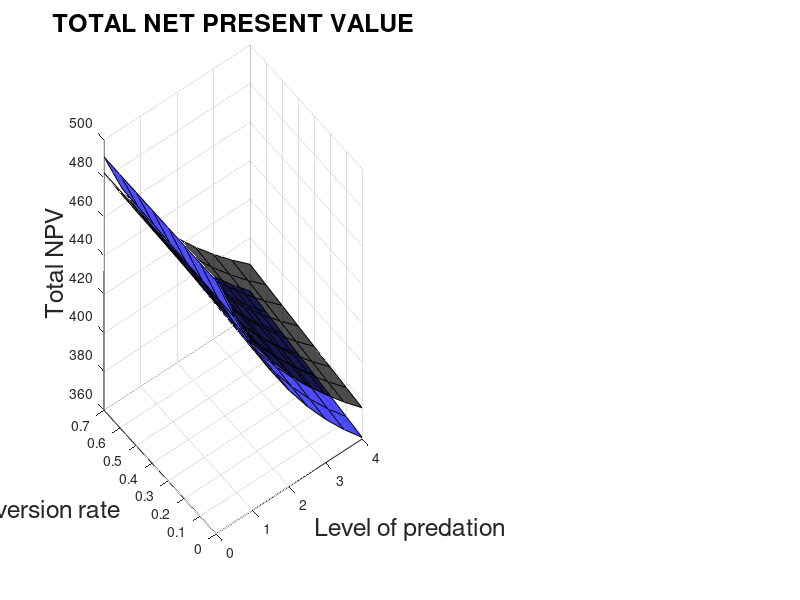

Source code (MATLAB): (Note: this script raises an error after producing the figure.)
SNMI = [0 0.5 1 1.5 2 2.5 3 3.5 4] ;
C = [0 0.1 0.2 0.3 0.4 0.5 0.6 0.7] ;

TOTAL_NPV_MOD0 = [491.2335994	466.1210314	444.7007958	426.1070375	409.7857805	395.3528568	382.5267607	371.0927911	360.8821529	;
491.2335994	466.4739056	445.3384453	426.9813697	410.8607515	396.600334	383.9241157	372.6213859	362.5263322	;
491.2335994	466.8272073	445.9774437	427.8581651	411.9393522	397.8525897	385.3273452	374.1568819	364.1783643	;
491.2335994	467.1809381	446.6177989	428.7374431	413.0216175	399.1096767	386.7365214	375.6993718	365.8383627	;
491.2335994	467.5350993	447.2595187	429.6192232	414.1075825	400.3716487	388.1517182	377.2489503	367.5064429	;
491.2335994	467.8896923	447.902611	430.5035253	415.1972831	401.6385602	389.5730108	378.8057141	369.1827235	;
491.2335994	468.2447186	448.5470839	431.3903693	416.2907556	402.9104669	391.0004758	380.3697621	370.8673258	;
491.2335994	468.6001795	449.1929454	432.2797756	417.3880369	404.1874253	392.4341916	381.9411952	372.5603738	
] 

PREDATOR_NPV_MOD0=[297.0870963	296.7657181	296.173267	295.5714203	295.0504821	294.6389415	294.3408901	294.1502617	294.0571083	;
297.0870963	297.1207996	296.8158871	296.4520489	296.1314362	295.8907249	295.7397719	295.6767937	295.6950554	;
297.0870963	297.4767345	297.4612126	297.3376232	297.2196998	297.1521011	297.1504307	297.2171424	297.3487036	;
297.0870963	297.8335273	298.1092654	298.2282035	298.3153494	298.4232279	298.5730841	298.7715878	299.0183928	;
297.0870963	298.1911823	298.7600704	299.1238476	299.4185038	299.7042675	300.0079573	300.3404186	300.7044741	;
297.0870963	298.5497034	299.4136513	300.0246343	300.5292685	300.9953864	301.4552807	301.923929	302.4073136	;
297.0870963	298.9090945	300.0700333	300.9305763	301.6477592	302.2967565	302.9152906	303.5224249	304.127281	;
297.0870963	299.2693603	300.7292385	301.8417816	302.7740877	303.6085532	304.3882303	305.1362197	305.8647653	
]

PREY_NPV_MOD0=[194.1465032	169.3553133	148.5275287	130.5356171	114.7352984	100.7139154	88.18587057	76.9425294	66.82504465	;
194.1465032	169.353106	148.5225582	130.5293207	114.7293153	100.7096091	88.18434386	76.9445922	66.83127676	;
194.1465032	169.3504728	148.5162311	130.5205419	114.7196524	100.7004886	88.17691446	76.93973941	66.8296608	;
194.1465032	169.3474108	148.5085335	130.5092396	114.7062681	100.6864489	88.1634373	76.92778397	66.81996989	;
194.1465032	169.3439171	148.4994483	130.4953756	114.6890787	100.6673812	88.14376086	76.90853171	66.80196879	;
194.1465032	169.3399889	148.4889597	130.478891	114.6680146	100.6431738	88.11773008	76.88178516	66.77540999	;
194.1465032	169.3356241	148.4770506	130.459793	114.6429964	100.6137104	88.08518523	76.8473372	66.74004478	;
194.1465032	169.3308192	148.4637069	130.4379939	114.6139492	100.5788721	88.04596136	76.80497553	66.69560841	
]

PREDATOR_HARVEST_MOD0=[1134.428131	1140.188443	1143.509837	1145.57107	1146.901274	1147.769292	1148.323455	1148.650728	1148.803757	;
1134.428144	1141.462375	1145.802525	1148.700143	1150.729746	1152.190284	1153.251294	1154.015021	1154.545571	;
1134.428073	1142.73962	1148.105571	1151.847988	1154.585624	1156.647132	1158.222901	1159.430376	1160.345088	;
1134.428123	1144.020192	1150.419076	1155.014828	1158.469371	1161.140457	1163.23912	1164.897862	1166.203606	;
1134.428162	1145.304108	1152.74313	1158.200903	1162.381385	1165.670895	1168.300813	1170.418578	1172.122464	;
1134.428149	1146.591388	1155.07783	1161.406397	1166.322099	1170.239094	1173.408867	1175.99366	1178.103037	;
1134.428146	1147.88205	1157.423271	1164.631694	1170.291943	1174.845716	1178.564193	1181.624272	1184.146755	;
1134.428143	1149.17611	1159.77956	1167.876906	1174.291366	1179.491442	1183.767724	1187.311619	1190.255083	
]

PREY_HARVEST_MOD0=[522.3897842	464.9717674	416.989523	375.5101973	338.893211	306.107356	276.4509189	249.4198194	224.6362449	;
522.3898546	464.8284365	416.7074263	375.1018048	338.3724034	305.4872328	275.7439166	248.6373494	223.7888213	;
522.3897726	464.6841203	416.4221489	374.6875335	337.842665	304.8555347	275.0226643	247.8381005	222.9222777	;
522.3898571	464.5388107	416.1336586	374.2672907	337.3041317	304.2120248	274.2868163	247.0216426	222.0360944	;
522.3898045	464.3925008	415.841917	373.8409897	336.7565275	303.5564534	273.5360284	246.1875338	221.1297337	;
522.3897865	464.2451863	415.5468875	373.4084915	336.1996992	302.8885697	272.7699492	245.3353134	220.20262	;
522.3897822	464.0968632	415.2485321	372.969808	335.6334537	302.2081079	271.9882023	244.464509	219.2541899	;
522.3897839	463.9475221	414.9468254	372.5247531	335.0576252	301.5147939	271.1904213	243.5746312	218.2838306	
]

PREDATOR_SSB_MOD0=[5000.268046	4838.75121	4732.789745	4660.220904	4609.73702	4574.892483	4551.732382	4537.682621	4531.0118	;
5000.267697	4843.752071	4741.265277	4671.280145	4622.79789	4589.547648	4567.673666	4554.668701	4548.844314	;
5000.269557	4848.766342	4749.779821	4682.405659	4635.953009	4604.31938	4583.752416	4571.810631	4566.848762	;
5000.268256	4853.794156	4758.33349	4693.598478	4649.201343	4619.209535	4599.971177	4589.111685	4585.02895	;
5000.267234	4858.835613	4766.92678	4704.859251	4662.545288	4634.220075	4616.33273	4606.575324	4603.388842	;
5000.267566	4863.890715	4775.560029	4716.190827	4675.985965	4649.353064	4632.839878	4624.204869	4621.932807	;
5000.26765	4868.959439	4784.23369	4727.588773	4689.525177	4664.610704	4649.495462	4642.003997	4640.664841	;
5000.267738	4874.041949	4792.947823	4739.058951	4703.164256	4679.995237	4666.302504	4659.976363	4659.589566	
]

PREY_SSB_MOD0=[1614.691063	1426.016726	1279.29087	1159.792776	1059.51554	973.5616932	898.692916	832.6437441	773.7623366	;
1614.689838	1427.842574	1282.178026	1163.315224	1063.413639	977.6702196	902.9019086	836.8792096	777.9742762	;
1614.691264	1429.674438	1285.082038	1166.865577	1067.350413	981.8246043	907.163223	841.1721458	782.2475532	;
1614.689794	1431.512361	1288.003087	1170.444151	1071.324858	986.0256482	911.4779813	845.5237954	786.5835931	;
1614.690709	1433.356377	1290.941314	1174.051317	1075.338131	990.274195	915.8472161	849.9353999	790.9838551	;
1614.691023	1435.206501	1293.896884	1177.687283	1079.390809	994.5710569	920.2719877	854.4083324	795.4498614	;
1614.691098	1437.062748	1296.869946	1181.352955	1083.483565	998.9170951	924.7534805	858.9439147	799.9831692	;
1614.691069	1438.925174	1299.860606	1185.048106	1087.616995	1003.313204	929.2927576	863.5435551	804.5853916	
]

PREDATOR_CPUE_MOD0=[2.542146825	2.366100486	2.251063121	2.172501566	2.117961011	2.080372184	2.055413832	2.040283398	2.033102203	;
2.542146443	2.369216539	2.256098851	2.17881906	2.125177692	2.088242111	2.063761568	2.048978987	2.042042005	;
2.542148476	2.372341278	2.261158456	2.185174859	2.132447253	2.096173741	2.072179102	2.057750783	2.051063047	;
2.542147054	2.375474815	2.266241893	2.191569672	2.139767859	2.104167966	2.080667662	2.066600383	2.060167077	;
2.542145938	2.37861723	2.271349532	2.198003782	2.147141344	2.112225769	2.089228693	2.075529532	2.069355947	;
2.5421463	2.381768495	2.276481566	2.204479849	2.154568158	2.120348213	2.097863622	2.084539759	2.078631861	;
2.542146392	2.384928554	2.281638315	2.210992642	2.162049466	2.128536486	2.106573869	2.093632921	2.087996545	;
2.542146489	2.388097553	2.286819671	2.217548071	2.169585912	2.136791787	2.115361014	2.102810786	2.097452316	
]

PREY_CPUE_MOD0=[1.212775191	1.050357664	0.926465004	0.827364921	0.74561277	0.676671602	0.617553992	0.566179711	0.521039871	;
1.212774046	1.052051456	0.929124465	0.830587907	0.749156704	0.680383912	0.621334432	0.569961801	0.524779405	;
1.212775379	1.053751081	0.93180021	0.833837734	0.75273765	0.684139975	0.625164598	0.573798296	0.528576784	;
1.212774005	1.055456582	0.93449241	0.837114715	0.756354718	0.687940572	0.629045574	0.577690399	0.532433385	;
1.212774861	1.057167991	0.937201207	0.840419212	0.760009008	0.691786525	0.632978366	0.581639319	0.536350623	;
1.212775154	1.058885326	0.939926764	0.843751452	0.763701085	0.695678629	0.636964009	0.585646384	0.540329973	;
1.212775224	1.060608601	0.942669227	0.847112255	0.767431604	0.699617725	0.641003654	0.589712881	0.54437294	;
1.212775197	1.06233787	0.945428704	0.850501471	0.771201151	0.703604688	0.645098341	0.593840177	0.548481091	
]



TOTAL_NPV_MOD1 = [482.9438784	463.299497	446.4080819	431.5440538	418.2626226	406.2671646	395.3479567	385.3501842	376.1557246	;
482.9438784	463.5838471	446.9284411	432.2665414	419.1618823	407.3233462	396.5449966	386.6747461	377.596506	;
482.9438784	463.8684911	447.4497486	432.9908001	420.0638103	408.3831163	397.7465399	388.0047043	379.0435447	;
482.9438784	464.1534295	447.9720089	433.7168415	420.9684275	409.4465078	398.9526332	389.3401201	380.4969174	;
482.9438784	464.4386632	448.4952264	434.4446771	421.8757553	410.5135543	400.1633238	390.6810557	381.9567023	;
482.9438784	464.724193	449.0194058	435.1743185	422.7858154	411.5842896	401.3786595	392.0275745	383.4229791	;
482.9438784	465.0100197	449.5445515	435.9057774	423.6986297	412.6587482	402.5986893	393.3797413	384.8958293	;
482.9438784	465.2961439	450.0706682	436.6390657	424.6142204	413.7369652	403.8234628	394.7376217	386.375336	
] 

PREDATOR_NPV_MOD1=[288.7973753	288.2600842	287.1712064	285.9316796	284.708974	283.5778686	282.571691	281.7037805	280.97755	;
288.7973753	288.549978	287.7074574	286.6807792	285.644336	284.6778578	283.8182715	283.0817034	282.4736594	;
288.7973753	288.840439	288.2455585	287.4333571	286.5849589	285.784933	285.0737868	284.4703441	283.9822017	;
288.7973753	289.1314693	288.7855223	288.1894475	287.5309228	286.8992137	286.3383751	285.869887	285.5034101	;
288.7973753	289.4230791	289.3273625	288.9490808	288.4822615	288.0207998	287.612181	287.2805265	287.0375269	;
288.7973753	289.7152543	289.871091	289.7123106	289.4390659	289.1497954	288.8953518	288.7024552	288.584799	;
288.7973753	290.0080005	290.4167313	290.4791454	290.4013951	290.2863036	290.1880406	290.1358757	290.145482	;
288.7973753	290.3013295	290.9642801	291.2496369	291.3693193	291.4304368	291.4903995	291.5809891	291.7198373	
]

PREY_NPV_MOD1=[194.1465032	175.0394128	159.2368754	145.6123742	133.5536486	122.6892961	112.7762657	103.6464037	95.17817458	;
194.1465032	175.0338691	159.2209837	145.5857621	133.5175463	122.6454884	112.7267251	103.5930427	95.12284661	;
194.1465032	175.0280521	159.2041901	145.557443	133.4788514	122.5981833	112.6727531	103.5343602	95.06134302	;
194.1465032	175.0219602	159.1864866	145.527394	133.4375046	122.5472941	112.6142582	103.4702331	94.99350735	;
194.1465032	175.0155841	159.1678639	145.4955963	133.3934938	122.4927545	112.5511427	103.4005292	94.91917542	;
194.1465032	175.0089387	159.1483148	145.4620078	133.3467495	122.4344942	112.4833077	103.3251193	94.83818014	;
194.1465032	175.0020191	159.1278202	145.426632	133.2972346	122.3724446	112.4106487	103.2438655	94.75034733	;
194.1465032	174.9948144	159.1063881	145.3894288	133.2449011	122.3065284	112.3330634	103.1566326	94.65549866	
]

PREDATOR_HARVEST_MOD1=[1011.208382	1010.436757	1008.325483	1005.871405	1003.461514	1001.254019	999.3109622	997.6512582	996.2742748	;
1011.208386	1011.452824	1010.184932	1008.44943	1006.663285	1005.004732	1003.549734	1002.327433	1001.344717	;
1011.208385	1012.471118	1012.051548	1011.040794	1009.885079	1008.78227	1007.822121	1007.043779	1006.46162	;
1011.208382	1013.49165	1013.925382	1013.645631	1013.127179	1012.587061	1012.128668	1011.801014	1011.625886	;
1011.20838	1014.514443	1015.80649	1016.264072	1016.389776	1016.419499	1016.469936	1016.599887	1016.838449	;
1011.208388	1015.539476	1017.694923	1018.896294	1019.673182	1020.279993	1020.846501	1021.44115	1022.100265	;
1011.208388	1016.566763	1019.590755	1021.542382	1022.977643	1024.168951	1025.258954	1026.325587	1027.412318	;
1011.208387	1017.596334	1021.494007	1024.202512	1026.303433	1028.086806	1029.707895	1031.253989	1032.775622	
]

PREY_HARVEST_MOD1=[522.3897654	479.7985536	444.8912275	414.8704512	388.2515401	364.1503573	341.9964953	321.3994992	302.0790007	;
522.3897682	479.67786	444.6430976	414.4994124	387.7655934	363.5583827	341.3075056	320.6220295	301.2212486	;
522.3897625	479.5565187	444.392798	414.1242113	387.2732781	362.9577782	340.6074917	319.8312603	300.3479857	;
522.3897674	479.4345332	444.1403056	413.7447964	386.7744233	362.34831	339.8962387	319.0269015	299.4588508	;
522.3898167	479.3117832	443.8855991	413.3611367	386.2690605	361.7298284	339.173522	318.2086281	298.5534526	;
522.3897879	479.1884644	443.6286658	412.9730737	385.7569897	361.1021695	338.4390969	317.3761433	297.6314015	;
522.3898418	479.0644965	443.3694318	412.5806959	385.2381299	360.4651714	337.6927233	316.5291129	296.6922762	;
522.389787	478.939849	443.1079603	412.1838736	384.7123707	359.8186521	336.9341653	315.667235	295.7356579	
]

PREDATOR_SSB_MOD1=[3547.824659	3285.825285	3102.252264	2966.769721	2863.603446	2783.557899	2720.857399	2671.6732	2633.371837	;
3547.822346	3290.170741	3109.510292	2976.132833	2874.565988	2795.78154	2734.100674	2685.759807	2648.164812	;
3547.823078	3294.526667	3116.798676	2985.547806	2885.600945	2808.095816	2747.452886	2699.970255	2663.094477	;
3547.824279	3298.893115	3124.117501	2995.015156	2896.710424	2820.503312	2760.915569	2714.306592	2678.163364	;
3547.825627	3303.27177	3131.467055	3004.535009	2907.89298	2833.005209	2774.490507	2728.771209	2693.374231	;
3547.821434	3307.659088	3138.847317	3014.109538	2919.151424	2845.602878	2788.179457	2743.366204	2708.729822	;
3547.821292	3312.055787	3146.259741	3023.736809	2930.486069	2858.297476	2801.984397	2758.093994	2724.233045	;
3547.821674	3316.464133	3153.702378	3033.418784	2941.898023	2871.090693	2815.907086	2772.956754	2739.886857	
]

PREY_SSB_MOD1=[1614.691391	1473.820573	1364.739696	1275.272757	1199.131978	1132.649811	1073.499031	1020.107578	971.3607572	;
1614.691342	1475.301957	1367.164892	1278.338621	1202.648887	1136.490183	1077.572473	1024.347976	975.7186187	;
1614.69144	1476.787396	1369.601971	1281.425155	1206.194925	1140.367509	1081.690114	1028.63903	980.1330248	;
1614.691355	1478.276806	1372.0511	1284.532562	1209.770658	1144.282453	1085.852721	1032.981691	984.6050497	;
1614.690498	1479.771561	1374.51236	1287.660961	1213.376148	1148.235553	1090.061019	1037.376991	989.1358552	;
1614.690999	1481.269511	1376.985819	1290.811091	1217.011945	1152.227376	1094.315891	1041.825886	993.7265863	;
1614.690061	1482.771638	1379.471852	1293.98253	1220.678464	1156.258561	1098.618074	1046.32944	998.3785128	;
1614.691015	1484.277938	1381.970165	1297.175785	1224.376077	1160.329679	1102.968368	1050.88859	1003.092857	
]

PREDATOR_CPUE_MOD1=[3.204504695	2.914187076	2.711361056	2.561997562	2.448456319	2.360481029	2.291644366	2.237694088	2.195710552	;
3.204502127	2.918411213	2.718324148	2.57087687	2.458745453	2.371847338	2.303854592	2.250581466	2.209147726	;
3.204502939	2.922645646	2.725316703	2.579805908	2.469103243	2.383298571	2.316166116	2.263582869	2.222709518	;
3.204504272	2.926890428	2.732338786	2.588785169	2.479531864	2.394837349	2.328580319	2.276700147	2.236398206	;
3.204505769	2.931147414	2.739390683	2.597814714	2.490029591	2.406464753	2.341098852	2.289935518	2.250216306	;
3.204501115	2.935412682	2.74647234	2.606896855	2.500599368	2.418182064	2.353723327	2.303290867	2.264166303	;
3.204500958	2.939687019	2.75358533	2.616029389	2.511241395	2.429990325	2.366455595	2.316768417	2.278250848	;
3.204501382	2.943972927	2.760727471	2.625214393	2.521956739	2.441891159	2.379297253	2.330370119	2.292472629	
]

PREY_CPUE_MOD1=[1.212775498	1.091229996	0.998416369	0.923238666	0.859994922	0.805372393	0.757276036	0.714294874	0.675431384	;
1.212775452	1.09260956	1.000667527	0.92607596	0.863240304	0.808906389	0.761014178	0.718175521	0.679408434	;
1.212775544	1.093993056	1.002930183	0.928933203	0.866513737	0.812475888	0.764794697	0.722104625	0.683439434	;
1.212775464	1.095380407	1.005204494	0.931810595	0.869815774	0.816081545	0.768618344	0.726083112	0.687525437	;
1.212774663	1.096772895	1.007490542	0.934708255	0.873146477	0.81972389	0.772485829	0.730111989	0.691667578	;
1.212775131	1.098168513	1.009788394	0.93762689	0.876506391	0.82340348	0.77639801	0.734192192	0.695866981	;
1.212774255	1.099568177	1.012098409	0.940566109	0.879895919	0.827120935	0.780355618	0.738324761	0.700124886	;
1.212775146	1.10097189	1.01442031	0.943526402	0.883315429	0.830876823	0.784359432	0.742510617	0.704442492	
]

%%%%%%%%%%%%%%%%%%%%%%%%%
%%%%%%%%%%%%%%%%%%%%%%%%%
%%%%%%%%%%%%%%%%%%%%%%%%%
%%%%%%%%%%%%%%%%%%%%%%%%%

figure 
subplot(7,2,[1,3,5,7,9,11,13]);
surf(SNMI,C,TOTAL_NPV_MOD0,'FaceColor','b','FaceAlpha',0.7)
hold on
surf(SNMI,C,TOTAL_NPV_MOD1,'FaceColor','k', 'FaceAlpha',0.7)
title('TOTAL NET PRESENT VALUE','FontSize',18)
xlabel('Level of predation','FontSize',18)
ylabel('Conversion rate','FontSize',18)
zlabel('Total NPV','FontSize',18)
ax = gca; 
ax.FontSize = 18; 
hold off

subplot(7,2,[2,4,6]);
surf(SNMI,C,PREDATOR_NPV_MOD0,'FaceColor','b','FaceAlpha',0.7)
hold on
surf(SNMI,C,PREDATOR_NPV_MOD1,'FaceColor','k', 'FaceAlpha',0.7)
title('PREDATOR NET PRESENT VALUE','FontSize',18)
xlabel('Level of predation','FontSize',18)
ylabel('Conversion rate','FontSize',18)
zlabel('Predator NPV','FontSize',18)
ax = gca; 
ax.FontSize = 18; 
hold off

subplot(7,2,[10,12,14]);
surf(SNMI,C,PREY_NPV_MOD0,'FaceColor','b','FaceAlpha',0.7)
hold on
surf(SNMI,C,PREY_NPV_MOD1,'FaceColor','k', 'FaceAlpha',0.7)
title('PREY NET PRESENT VALUE','FontSize',18)
xlabel('Level of predation','FontSize',18)
ylabel('Conversion rate','FontSize',18)
zlabel('Prey NPV','FontSize',18)
ax = gca; 
ax.FontSize = 18; 
sgtitle('SELECTIVITY MODE 1 (BLUE SURFACE) VS. SELECTIVITY MODE 2 (BLACK SURFACE)','FontSize',18,'fontweight','bold') 
hold off

%%%%%%%%%%%%%%%%%%%%%%%%%%%%%%%%%%%%%%%%%

figure
subplot(2,2,1);
surf(SNMI,C,PREDATOR_HARVEST_MOD0,'FaceColor','b','FaceAlpha',0.7)
hold on
surf(SNMI,C,PREDATOR_HARVEST_MOD1,'FaceColor','k', 'FaceAlpha',0.7)
title('PREDATOR HARVEST','FontSize',18)
xlabel('Level of predation','FontSize',18)
ylabel('Conversion rate','FontSize',18)
zlabel('Predator harvest','FontSize',18)
ax = gca; 
ax.FontSize = 18; 
hold off

subplot(2,2,2);
surf(SNMI,C,PREY_HARVEST_MOD0,'FaceColor','b','FaceAlpha',0.7)
hold on
surf(SNMI,C,PREY_HARVEST_MOD1,'FaceColor','k', 'FaceAlpha',0.7)
title('PREY HARVEST','FontSize',18)
xlabel('Level of predation','FontSize',18)
ylabel('Conversion rate','FontSize',18)
zlabel('Prey harvest','FontSize',18)
ax = gca; 
ax.FontSize = 18; 
hold off

subplot(2,2,3); 
surf(SNMI,C,PREDATOR_SSB_MOD0,'FaceColor','b','FaceAlpha',0.7)
hold on
surf(SNMI,C,PREDATOR_SSB_MOD1,'FaceColor','k', 'FaceAlpha',0.7)
title('PREDATOR SSB','FontSize',18)
xlabel('Level of predation','FontSize',18)
ylabel('Conversion rate','FontSize',18)
zlabel('Predator SSB','FontSize',18)
ax = gca; 
ax.FontSize = 18; 
hold off

subplot(2,2,4);
surf(SNMI,C,PREY_SSB_MOD0,'FaceColor','b','FaceAlpha',0.7)
hold on
surf(SNMI,C,PREY_SSB_MOD1,'FaceColor','k', 'FaceAlpha',0.7)
title('PREY SSB','FontSize',18)
xlabel('Level of predation','FontSize',18)
ylabel('Conversion rate','FontSize',18)
zlabel('Prey SSB','FontSize',18)
ax = gca; 
ax.FontSize = 18; 
hold off

%%%%%%%%%%%%%%%%%%%%%%%%%
%%%%%%%%%%%%%%%%%%%%%%%%%
%%%%%%%%%%%%%%%%%%%%%%%%%

% figure 
% colormap winter
% subplot(3,3,1);
% surf(SNMI,C,TOTAL_NPV_MOD0,'FaceAlpha',0.7)
% title('TOTAL NET PRESENT VALUE')
% xlabel('Level of predation')
% ylabel('Conversion rate')
% zlabel('Total NPV')
% 
% 
% subplot(3,3,2);
% surf(SNMI,C,PREDATOR_NPV_MOD0,'FaceAlpha',0.7)
% title('PREDATOR NET PRESENT VALUE')
% xlabel('Level of predation')
% ylabel('Conversion rate')
% zlabel('Predator NPV')
% 
% subplot(3,3,3);
% surf(SNMI,C,PREY_NPV_MOD0,'FaceAlpha',0.7)
% title('PREY NET PRESENT VALUE')
% xlabel('Level of predation')
% ylabel('Conversion rate')
% zlabel('Prey NPV')
% 
% subplot(3,3,4);
% surf(SNMI,C,PREDATOR_HARVEST_MOD0,'FaceAlpha',0.7)
% title('PREDATOR HARVEST')
% xlabel('Level of predation')
% ylabel('Conversion rate')
% zlabel('Predator harvest')
% 
% 
% subplot(3,3,5);
% surf(SNMI,C,PREY_HARVEST_MOD0,'FaceAlpha',0.7)
% title('PREY HARVEST')
% xlabel('Level of predation')
% ylabel('Conversion rate')
% zlabel('Prey harvest')
% 
% 
% subplot(3,3,6); 
% surf(SNMI,C,PREDATOR_SSB_MOD0,'FaceAlpha',0.7)
% title('PREDATOR SSB')
% xlabel('Level of predation')
% ylabel('Conversion rate')
% zlabel('Predator SSB')
% 
% 
% subplot(3,3,7);
% surf(SNMI,C,PREY_SSB_MOD0,'FaceAlpha',0.7)
% title('PREY SSB')
% xlabel('Level of predation')
% ylabel('Conversion rate')
% zlabel('Prey SSB')
% 
% 
% subplot(3,3,8);
% surf(SNMI,C,PREDATOR_CPUE_MOD0,'FaceAlpha',0.7)
% title('PREDATOR CPUE')
% xlabel('Level of predation')
% ylabel('Conversion rate')
% zlabel('Predator CPUE')
% 
% subplot(3,3,9);
% surf(SNMI,C,PREY_CPUE_MOD0,'FaceAlpha',0.7)
% title('PREY CPUE')
% xlabel('Level of predation')
% ylabel('Conversion rate')
% zlabel('Prey CPUE')
% 
% sgtitle('SELECTIVITY MODE 1') 
% 
% 
% %%%%%%%%%%%%%%%%%%%%%%%%
% %%%%%%%%%%%%%%%%%%%%%%%%
% 
% figure 
% colormap summer
% subplot(3,3,1);
% surf(SNMI,C,TOTAL_NPV_MOD1,'FaceAlpha',0.7)
% title('TOTAL NET PRESENT VALUE')
% xlabel('Level of predation')
% ylabel('Conversion rate')
% zlabel('Total NPV')
% 
% subplot(3,3,2);
% surf(SNMI,C,PREDATOR_NPV_MOD1,'FaceAlpha',0.7)
% title('PREDATOR NET PRESENT VALUE')
% xlabel('Level of predation')
% ylabel('Conversion rate')
% zlabel('Predator NPV')
% 
% subplot(3,3,3);
% surf(SNMI,C,PREY_NPV_MOD1,'FaceAlpha',0.7)
% title('PREY NET PRESENT VALUE')
% xlabel('Level of predation')
% ylabel('Conversion rate')
% zlabel('Prey NPV')
% 
% subplot(3,3,4);
% surf(SNMI,C,PREDATOR_HARVEST_MOD1,'FaceAlpha',0.7)
% title('PREDATOR HARVEST')
% xlabel('Level of predation')
% ylabel('Conversion rate')
% zlabel('Predator harvest')
% 
% subplot(3,3,5);
% surf(SNMI,C,PREY_HARVEST_MOD1,'FaceAlpha',0.7)
% title('PREY HARVEST')
% xlabel('Level of predation')
% ylabel('Conversion rate')
% zlabel('Prey harvest')
% 
% subplot(3,3,6); 
% surf(SNMI,C,PREDATOR_SSB_MOD1,'FaceAlpha',0.7)
% title('PREDATOR SSB')
% xlabel('Level of predation')
% ylabel('Conversion rate')
% zlabel('Predator SSB')
% 
% subplot(3,3,7);
% surf(SNMI,C,PREY_SSB_MOD1,'FaceAlpha',0.7)
% title('PREY SSB')
% xlabel('Level of predation')
% ylabel('Conversion rate')
% zlabel('Prey SSB')
% 
% subplot(3,3,8);
% surf(SNMI,C,PREDATOR_CPUE_MOD1,'FaceAlpha',0.7)
% title('PREDATOR CPUE')
% xlabel('Level of predation')
% ylabel('Conversion rate')
% zlabel('Predator CPUE')
% 
% subplot(3,3,9);
% surf(SNMI,C,PREY_CPUE_MOD1,'FaceAlpha',0.7)
% title('PREY CPUE')
% xlabel('Level of predation')
% ylabel('Conversion rate')
% zlabel('Prey CPUE')
% 
% sgtitle('SELECTIVITY MODE 2') 
% 
% %%%%%%%%%%%%%%%%%%%%%%%%
% %%%%%%%%%%%%%%%%%%%%%%%%
% 
% 
% figure 
% subplot(3,3,1);
% surf(SNMI,C,TOTAL_NPV_MOD0,'FaceColor','b','FaceAlpha',0.7)
% hold on
% surf(SNMI,C,TOTAL_NPV_MOD1,'FaceColor','k', 'FaceAlpha',0.7)
% legend('Selectivity mode 1', 'Selectivity mode 2')
% title('TOTAL NET PRESENT VALUE')
% xlabel('Level of predation')
% ylabel('Conversion rate')
% zlabel('Total NPV')
% hold off
% 
% subplot(3,3,2);
% surf(SNMI,C,PREDATOR_NPV_MOD0,'FaceColor','b','FaceAlpha',0.7)
% hold on
% surf(SNMI,C,PREDATOR_NPV_MOD1,'FaceColor','k', 'FaceAlpha',0.7)
% legend('Selectivity mode 1', 'Selectivity mode 2')
% title('PREDATOR NET PRESENT VALUE')
% xlabel('Level of predation')
% ylabel('Conversion rate')
% zlabel('Predator NPV')
% hold off
% 
% subplot(3,3,3);
% surf(SNMI,C,PREY_NPV_MOD0,'FaceColor','b','FaceAlpha',0.7)
% hold on
% surf(SNMI,C,PREY_NPV_MOD1,'FaceColor','k', 'FaceAlpha',0.7)
% legend('Selectivity mode 1', 'Selectivity mode 2')
% title('PREY NET PRESENT VALUE')
% xlabel('Level of predation')
% ylabel('Conversion rate')
% zlabel('Prey NPV')
% hold off
% 
% subplot(3,3,4);
% surf(SNMI,C,PREDATOR_HARVEST_MOD0,'FaceColor','b','FaceAlpha',0.7)
% hold on
% surf(SNMI,C,PREDATOR_HARVEST_MOD1,'FaceColor','k', 'FaceAlpha',0.7)
% legend('Selectivity mode 1', 'Selectivity mode 2')
% title('PREDATOR HARVEST')
% xlabel('Level of predation')
% ylabel('Conversion rate')
% zlabel('Predator harvest')
% hold off
% 
% subplot(3,3,5);
% surf(SNMI,C,PREY_HARVEST_MOD0,'FaceColor','b','FaceAlpha',0.7)
% hold on
% surf(SNMI,C,PREY_HARVEST_MOD1,'FaceColor','k', 'FaceAlpha',0.7)
% legend('Selectivity mode 1', 'Selectivity mode 2')
% title('PREY HARVEST')
% xlabel('Level of predation')
% ylabel('Conversion rate')
% zlabel('Prey harvest')
% hold off
% 
% subplot(3,3,6); 
% surf(SNMI,C,PREDATOR_SSB_MOD0,'FaceColor','b','FaceAlpha',0.7)
% hold on
% surf(SNMI,C,PREDATOR_SSB_MOD1,'FaceColor','k', 'FaceAlpha',0.7)
% legend('Selectivity mode 1', 'Selectivity mode 2')
% title('PREDATOR SSB')
% xlabel('Level of predation')
% ylabel('Conversion rate')
% zlabel('Predator SSB')
% hold off
% 
% subplot(3,3,7);
% surf(SNMI,C,PREY_SSB_MOD0,'FaceColor','b','FaceAlpha',0.7)
% hold on
% surf(SNMI,C,PREY_SSB_MOD1,'FaceColor','k', 'FaceAlpha',0.7)
% legend('Selectivity mode 1', 'Selectivity mode 2')
% title('PREY SSB')
% xlabel('Level of predation')
% ylabel('Conversion rate')
% zlabel('Prey SSB')
% hold off
% 
% subplot(3,3,8);
% surf(SNMI,C,PREDATOR_CPUE_MOD0,'FaceColor','b','FaceAlpha',0.7)
% hold on
% surf(SNMI,C,PREDATOR_CPUE_MOD1,'FaceColor','k', 'FaceAlpha',0.7)
% legend('Selectivity mode 1', 'Selectivity mode 2')
% title('PREDATOR CPUE')
% xlabel('Level of predation')
% ylabel('Conversion rate')
% zlabel('Predator CPUE')
% hold off
% 
% subplot(3,3,9);
% surf(SNMI,C,PREY_CPUE_MOD0, 'FaceColor','b','FaceAlpha',0.7)
% hold on
% surf(SNMI,C,PREY_CPUE_MOD1,'FaceColor','k', 'FaceAlpha',0.7)
% legend('Selectivity mode 1', 'Selectivity mode 2')
% title('PREY CPUE')
% xlabel('Level of predation')
% ylabel('Conversion rate')
% zlabel('Prey CPUE')
% hold off
% 
% sgtitle('SELECTIVITY MODE 1 VS. SELECTIVITY MODE 2') 
% 
% %%%%%%%%%%%%%%%%%%%%%%%%%%%
% %%%%%%%%%%%%%%%%%%%%%%%%%%%
% 
% 
% figure
% surf(SNMI,C,TOTAL_NPV_MOD0,'FaceColor','b','FaceAlpha',0.7)
% hold on
% surf(SNMI,C,TOTAL_NPV_MOD1,'FaceColor','k', 'FaceAlpha',0.7)
% legend('Selectivity mode 1', 'Selectivity mode 2')
% title('TOTAL NET PRESENT VALUE')
% xlabel('Level of predation')
% ylabel('Conversion rate')
% zlabel('Total NPV')
% hold off
% 
% figure 
% surf(SNMI,C,PREDATOR_NPV_MOD0,'FaceColor','b','FaceAlpha',0.7)
% hold on
% surf(SNMI,C,PREDATOR_NPV_MOD1,'FaceColor','k', 'FaceAlpha',0.7)
% legend('Selectivity mode 1', 'Selectivity mode 2')
% title('PREDATOR NET PRESENT VALUE')
% xlabel('Level of predation')
% ylabel('Conversion rate')
% zlabel('Predator NPV')
% hold off
% 
% figure 
% surf(SNMI,C,PREY_NPV_MOD0,'FaceColor','b','FaceAlpha',0.7)
% hold on
% surf(SNMI,C,PREY_NPV_MOD1,'FaceColor','k', 'FaceAlpha',0.7)
% legend('Selectivity mode 1', 'Selectivity mode 2')
% title('PREY NET PRESENT VALUE')
% xlabel('Level of predation')
% ylabel('Conversion rate')
% zlabel('Prey NPV')
% hold off
% 
% figure 
% surf(SNMI,C,PREDATOR_HARVEST_MOD0,'FaceColor','b','FaceAlpha',0.7)
% hold on
% surf(SNMI,C,PREDATOR_HARVEST_MOD1,'FaceColor','k', 'FaceAlpha',0.7)
% legend('Selectivity mode 1', 'Selectivity mode 2')
% title('PREDATOR HARVEST')
% xlabel('Level of predation')
% ylabel('Conversion rate')
% zlabel('Predator harvest')
% hold off
% 
% figure 
% surf(SNMI,C,PREY_HARVEST_MOD0,'FaceColor','b','FaceAlpha',0.7)
% hold on
% surf(SNMI,C,PREY_HARVEST_MOD1,'FaceColor','k', 'FaceAlpha',0.7)
% legend('Selectivity mode 1', 'Selectivity mode 2')
% title('PREY HARVEST')
% xlabel('Level of predation')
% ylabel('Conversion rate')
% zlabel('Prey harvest')
% hold off
% 
% 
% figure 
% surf(SNMI,C,PREDATOR_SSB_MOD0,'FaceColor','b','FaceAlpha',0.7)
% hold on
% surf(SNMI,C,PREDATOR_SSB_MOD1,'FaceColor','k', 'FaceAlpha',0.7)
% legend('Selectivity mode 1', 'Selectivity mode 2')
% title('PREDATOR SSB')
% xlabel('Level of predation')
% ylabel('Conversion rate')
% zlabel('Predator SSB')
% hold off
% 
% figure 
% surf(SNMI,C,PREY_SSB_MOD0,'FaceColor','b','FaceAlpha',0.7)
% hold on
% surf(SNMI,C,PREY_SSB_MOD1,'FaceColor','k', 'FaceAlpha',0.7)
% legend('Selectivity mode 1', 'Selectivity mode 2')
% title('PREY SSB')
% xlabel('Level of predation')
% ylabel('Conversion rate')
% zlabel('Prey SSB')
% hold off
% 
% 
% figure 
% surf(SNMI,C,PREDATOR_CPUE_MOD0,'FaceColor','b','FaceAlpha',0.7)
% hold on
% surf(SNMI,C,PREDATOR_CPUE_MOD1,'FaceColor','k', 'FaceAlpha',0.7)
% legend('Selectivity mode 1', 'Selectivity mode 2')
% title('PREDATOR CPUE')
% xlabel('Level of predation')
% ylabel('Conversion rate')
% zlabel('Predator CPUE')
% hold off
% 
% figure 
% surf(SNMI,C,PREY_CPUE_MOD0, 'FaceColor','b','FaceAlpha',0.7)
% hold on
% surf(SNMI,C,PREY_CPUE_MOD1,'FaceColor','k', 'FaceAlpha',0.7)
% legend('Selectivity mode 1', 'Selectivity mode 2')
% title('PREY CPUE')
% xlabel('Level of predation')
% ylabel('Conversion rate')
% zlabel('Prey CPUE')
% hold off
% 
% 
